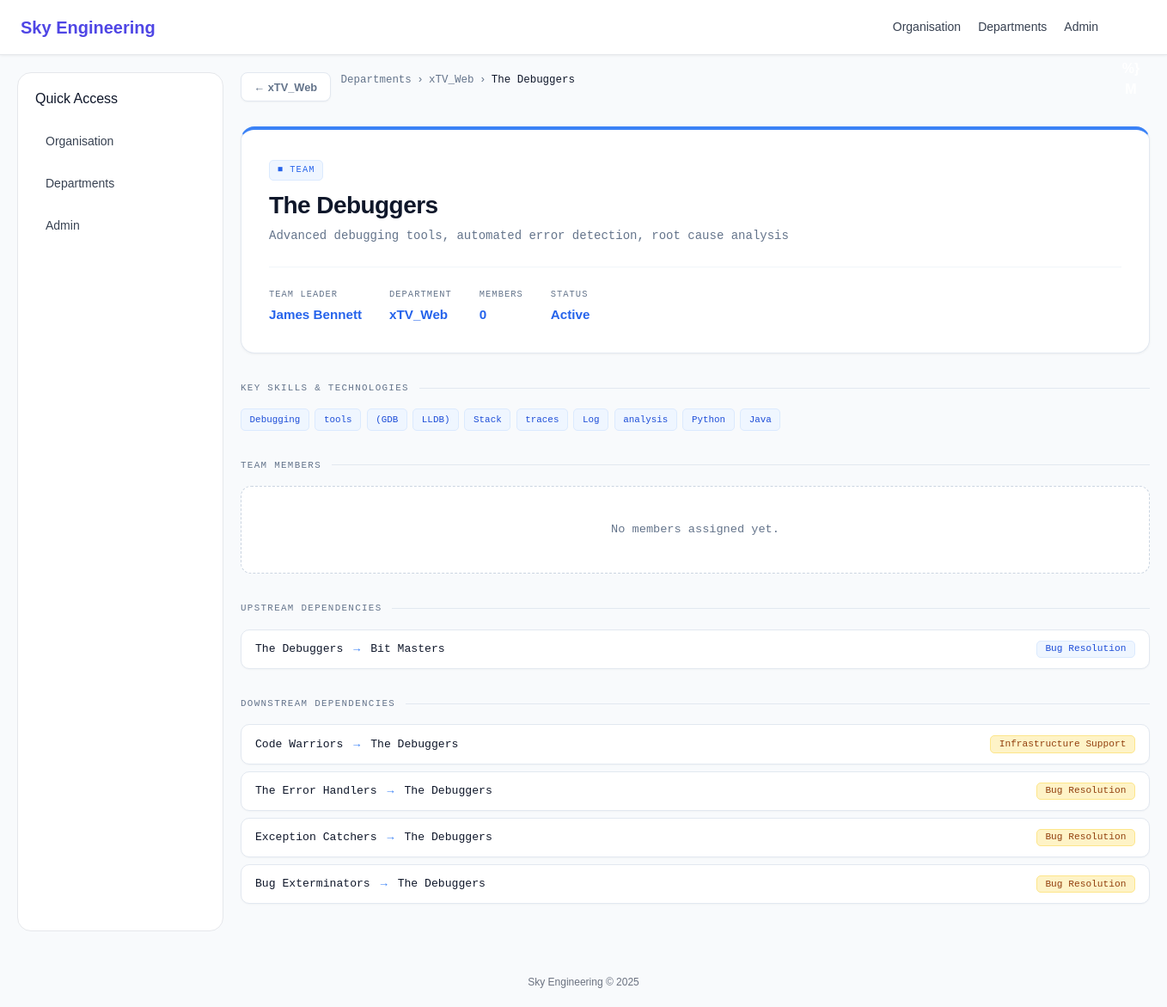
/teams/2/ (signed in), run on the app's committed database.
### sky/models.py (models this page shows, shortened)
class Team(models.Model):
    department = models.ForeignKey(
        Department,
        on_delete=models.CASCADE,
        related_name='teams',
        null=True,
        blank=True
    )
    team_leader = models.ForeignKey(
        User,
        on_delete=models.SET_NULL,
        null=True,
        blank=True,
        related_name='led_teams'
    )
    team_name = models.CharField(max_length=200, default='Unknown')
    mission = models.TextField(blank=True, default='')
    description = models.TextField(blank=True, default='')
    skills = models.ManyToManyField(
        Skill,
        blank=True,
        related_name='teams'
    )
    is_active = models.BooleanField(default=True)
    created_at = models.DateTimeField(auto_now_add=True, null=True)

class Department(models.Model):
    department_name = models.CharField(max_length=200, unique=True, default='Unknown')
    department_description = models.TextField(blank=True, default='')
    department_head = models.ForeignKey(
        User,
        on_delete=models.SET_NULL,
        null=True,
        blank=True,
        related_name='headed_departments'
    )

class Dependency(models.Model):
    DEPENDENCY_TYPES = [
        ('infrastructure', 'Infrastructure Support'),
        ('bug', 'Bug Resolution'),
        ('security', 'Security Fixes'),
        ('deployment', 'Deployment Pipeline'),
        ('agile', 'Agile Coaching'),
        ('api', 'API Integration'),
        ('other', 'Other'),
    ]
    source_team = models.ForeignKey(
        Team,
        on_delete=models.CASCADE,
        related_name='outgoing_dependencies',
        null=True,
        blank=True
    )
    target_team = models.ForeignKey(
        Team,
        on_delete=models.CASCADE,
        related_name='incoming_dependencies',
        null=True,
        blank=True
    )
    dependency_type = models.CharField(
        max_length=100,
        choices=DEPENDENCY_TYPES,
        default='other'
    )
    description = models.TextField(blank=True)
    class Meta:
        constraints = [
            models.CheckConstraint(
                check=~models.Q(source_team=models.F('target_team')),
                name='no_self_dependency'
            )
        ]

### sky/views.py (the view)
# urls.py: path('teams/<int:team_id>/', views.team_detail, name='team_detail'),
@login_required
def team_detail(request, team_id):
    team = get_object_or_404(Team, pk=team_id)
    upstream = team.outgoing_dependencies.select_related('target_team').all()
    downstream = team.incoming_dependencies.select_related('source_team').all()
    return render(request, 'sky/team_detail.html', {
        'team': team,
        'upstream': upstream,
        'downstream': downstream,
    })

### sky/templates/sky/team_detail.html (shortened to what this page needs)
{% extends "sky/base.html" %}  {% block content %}
<div class="back-bar">
  <a href="/departments/{{ team.department.id }}/" class="back-btn"
    >&larr; {{ team.department.department_name }}</a
  >
  <div class="breadcrumb">
    <a href="/departments/">Departments</a>
    &rsaquo;
    <a href="/departments/{{ team.department.id }}/"
      >{{ team.department.department_name }}</a
    >
    &rsaquo;
    <span>{{ team.team_name }}</span>
  </div>
</div>
<div class="detail-header">
  <div class="card-tag">&#9632; Team</div>
  <h1>{{ team.team_name }}</h1>
  <p>{{ team.mission }}</p>
  <div class="detail-meta">
    <div class="detail-meta-item">
      <span class="label">Team Leader</span>
      <span class="value"
        >{{ team.team_leader.get_full_name|default:"Not assigned" }}</span
      >
    </div>
    <div class="detail-meta-item">
      <span class="label">Department</span>
      <span class="value">{{ team.department.department_name }}</span>
    </div>
    <div class="detail-meta-item">
      <span class="label">Members</span>
      <span class="value">{{ team.members.count }}</span>
    </div>
    <div class="detail-meta-item">
      <span class="label">Status</span>
      <span class="value"
        >{% if team.is_active %}Active{% else %}Inactive{% endif %}</span
      >
    </div>
  </div>
</div>
{% if team.description %}
<div class="section">
  <div class="section-title">Key Skills &amp; Technologies</div>
  <div class="skills-wrap">
    {% for skill in team.description.split %}
    <span class="skill-tag">{{ skill|cut:"," }}</span>
    {% endfor %}
  </div>
</div>
{% endif %}
<div class="section">
  <div class="section-title">Team Members</div>
  {% if team.members.all %}
  <div class="member-list">
    {% for member in team.members.all %}
    <div class="member-item">
      <div class="member-avatar">
        {{ member.user.first_name|first }}{{ member.user.last_name|first }}
      </div>
      <span class="member-name">{{ member.user.get_full_name }}</span>
      <span class="member-role"
        >{{ member.role_in_team|default:"Member" }}</span
      >
    </div>
    {% endfor %}
  </div>
  {% else %}
  <div class="empty">No members assigned yet.</div>
  {% endif %}
</div>
<div class="section">
  <div class="section-title">Upstream Dependencies</div>
  {% if upstream %}
  <div class="dep-list">
    {% for dep in upstream %}
    <div class="dep-item">
      <span>{{ team.team_name }}</span>
      <span class="dep-arrow">&rarr;</span>
      <span>{{ dep.target_team.team_name }}</span>
      <span class="badge badge-blue" style="margin-left: auto"
        >{{ dep.get_dependency_type_display }}</span
      >
    </div>
    {% endfor %}
  </div>
  {% else %}
  <div class="empty">No upstream dependencies.</div>
  {% endif %}
</div>
<div class="section">
  <div class="section-title">Downstream Dependencies</div>
  {% if downstream %}
  <div class="dep-list">
    {% for dep in downstream %}
    <div class="dep-item">
      <span>{{ dep.source_team.team_name }}</span>
      <span class="dep-arrow">&rarr;</span>
      <span>{{ team.team_name }}</span>
      <span class="badge badge-amber" style="margin-left: auto"
        >{{ dep.get_dependency_type_display }}</span
      >
    </div>
    {% endfor %}
  </div>
  {% else %}
  <div class="empty">No downstream dependencies.</div>
  {% endif %}
</div>
 {% endblock %}

### sky/static/sky/css/global.css (style rules this page uses)
* { box-sizing: border-box; }
body { margin: 0; font-family: Arial, Helvetica, sans-serif; background-color: #eef3f8; color: #1f2937; }
portal.css *, *::before, *::after { box-sizing: border-box; margin: 0; padding: 0; }
:root { --blue-700: #1d4ed8; --blue-600: #2563eb; --blue-500: #3b82f6; --blue-100: #dbeafe; --blue-50: #eff6ff; --sky-400: #38bdf8; --gray-900: #0f172a; --gray-700: #334155; --gray-500: #64748b; --gray-300: #cbd5e1; --gray-200: #e2e8f0; --gray-100: #f1f5f9; --gray-50: #f8fafc; --white: #ffffff; --green: #10b981; --amber: #f59e0b; --red: #ef4444; }
body { font-family: "Plus Jakarta Sans", sans-serif; background: var(--gray-50); color: var(--gray-900); min-height: 100vh; }
.back-bar { display: flex; align-items: center; gap: 0.75rem; margin-bottom: 1.75rem; }
.back-btn { display: inline-flex; align-items: center; gap: 0.4rem; padding: 0.4rem 0.9rem; border-radius: 8px; background: var(--white); border: 1px solid var(--gray-200); color: var(--gray-500); text-decoration: none; font-size: 0.8rem; font-weight: 600; transition: all 0.15s; box-shadow: 0 1px 2px rgba(0, 0, 0, 0.04); }
.breadcrumb { display: flex; align-items: center; gap: 0.4rem; font-size: 0.78rem; color: var(--gray-500); font-family: "DM Mono", monospace; }
.breadcrumb a { color: var(--gray-500); text-decoration: none; }
.breadcrumb span { color: var(--gray-900); font-weight: 500; }
.card-tag { display: inline-flex; align-items: center; gap: 0.3rem; font-size: 0.65rem; font-family: "DM Mono", monospace; text-transform: uppercase; letter-spacing: 0.1em; color: var(--blue-600); background: var(--blue-50); border: 1px solid var(--blue-100); border-radius: 5px; padding: 0.2rem 0.55rem; margin-bottom: 0.75rem; }
.badge { font-size: 0.7rem; font-family: "DM Mono", monospace; padding: 0.22rem 0.6rem; border-radius: 5px; font-weight: 500; }
.badge-blue { background: var(--blue-50); color: var(--blue-700); border: 1px solid var(--blue-100); }
.badge-amber { background: #fef3c7; color: #92400e; border: 1px solid #fde68a; }
.detail-header { background: var(--white); border: 1px solid var(--gray-200); border-radius: 16px; padding: 2rem; margin-bottom: 2rem; box-shadow: 0 1px 3px rgba(0, 0, 0, 0.05); border-top: 4px solid var(--blue-500); }
.detail-header h1 { font-size: 1.75rem; font-weight: 800; letter-spacing: -0.02em; margin-bottom: 0.5rem; }
.detail-header p { color: var(--gray-500); font-size: 0.875rem; font-family: "DM Mono", monospace; line-height: 1.6; }
.detail-meta { display: flex; gap: 2rem; margin-top: 1.5rem; flex-wrap: wrap; padding-top: 1.5rem; border-top: 1px solid var(--gray-100); }
.detail-meta-item .label { font-size: 0.65rem; text-transform: uppercase; letter-spacing: 0.1em; color: var(--gray-500); font-family: "DM Mono", monospace; display: block; margin-bottom: 0.25rem; }
.detail-meta-item .value { font-size: 0.95rem; font-weight: 700; color: var(--blue-600); }
.section { margin-bottom: 2rem; }
.section-title { font-size: 0.68rem; text-transform: uppercase; letter-spacing: 0.12em; color: var(--gray-500); font-family: "DM Mono", monospace; margin-bottom: 1rem; display: flex; align-items: center; gap: 0.75rem; }
.section-title::after { content: ""; flex: 1; height: 1px; background: var(--gray-200); }
.dep-list { display: flex; flex-direction: column; gap: 0.5rem; }
.dep-item { display: flex; align-items: center; background: var(--white); border: 1px solid var(--gray-200); border-radius: 10px; padding: 0.75rem 1rem; font-size: 0.82rem; font-family: "DM Mono", monospace; box-shadow: 0 1px 2px rgba(0, 0, 0, 0.03); }
.dep-arrow { color: var(--blue-500); margin: 0 0.75rem; font-weight: 700; }
.empty { text-align: center; padding: 2.5rem 1rem; color: var(--gray-500); font-family: "DM Mono", monospace; font-size: 0.85rem; border: 1px dashed var(--gray-300); border-radius: 12px; background: var(--white); }
.skills-wrap { display: flex; flex-wrap: wrap; gap: 0.4rem; margin-top: 0.5rem; }
.skill-tag { font-size: 0.68rem; font-family: "DM Mono", monospace; padding: 0.22rem 0.6rem; border-radius: 5px; background: var(--blue-50); color: var(--blue-700); border: 1px solid var(--blue-100); }

### data on the page
Team: department.department_name "xTV_Web", team_name "The Debuggers", mission "Advanced debugging tools, automated error detection, root cause analysis", team_leader.get_full_name "James Bennett", members.count "0"
Dependency: target_team.team_name "Bit Masters", dependency_type "Bug Resolution"
Dependency: source_team.team_name "Code Warriors", dependency_type "Infrastructure Support"
Dependency: source_team.team_name "The Error Handlers", dependency_type "Bug Resolution"
Dependency: source_team.team_name "Exception Catchers", dependency_type "Bug Resolution"
Dependency: source_team.team_name "Bug Exterminators", dependency_type "Bug Resolution"

### other printed values
{{ skill|cut:"," }} "Debugging" "tools" "(GDB" "LLDB)" "Stack" "traces" "Log" "analysis" "Python" "Java"
